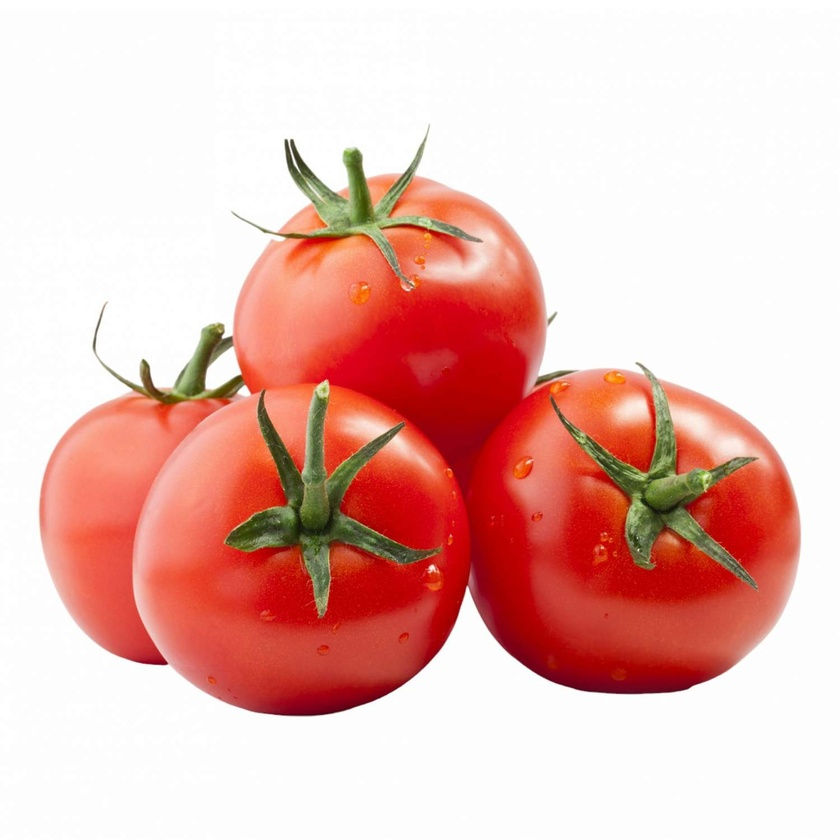
#> input picture 01_sandbox/tomatoes.jpg, 840 x 840 px, shrunk from 1500 x 1500 before the run
$ python 'tomatoes segmentatoin.py'
#> lines starting #> are read from the running program, lines starting #| are printed output that depends on the picture; after the words box and inside, x2 and y2 are one past the last pixel; in counts of white or black regions, pixels touching at a corner belong together
import cv2
import matplotlib.pyplot as plt

t = cv2.imread('tomatoes.jpg')
#> t is the input picture: shape (840, 840, 3); mean B, G, R 180.4, 187, 233.3
tomatoes = cv2.cvtColor(t, cv2.COLOR_BGR2HSV)
#> tomatoes: shape (840, 840, 3); mean H, S, V 14.2, 69, 233.8

h, s, v = cv2.split(tomatoes)
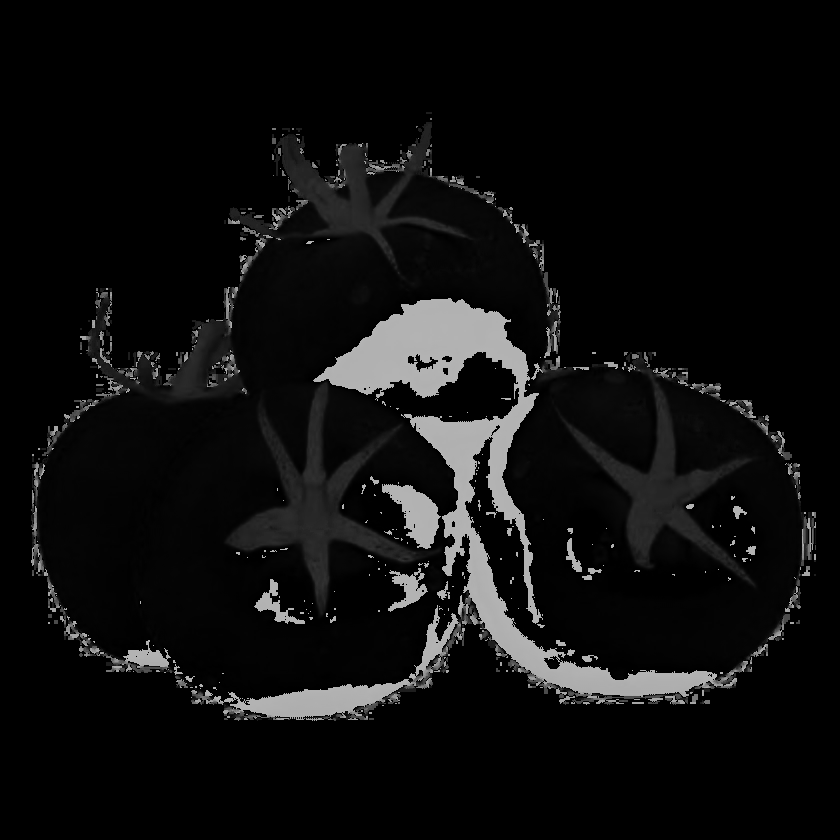
#> h: shape (840, 840); min 0, max 179, mean 14.2
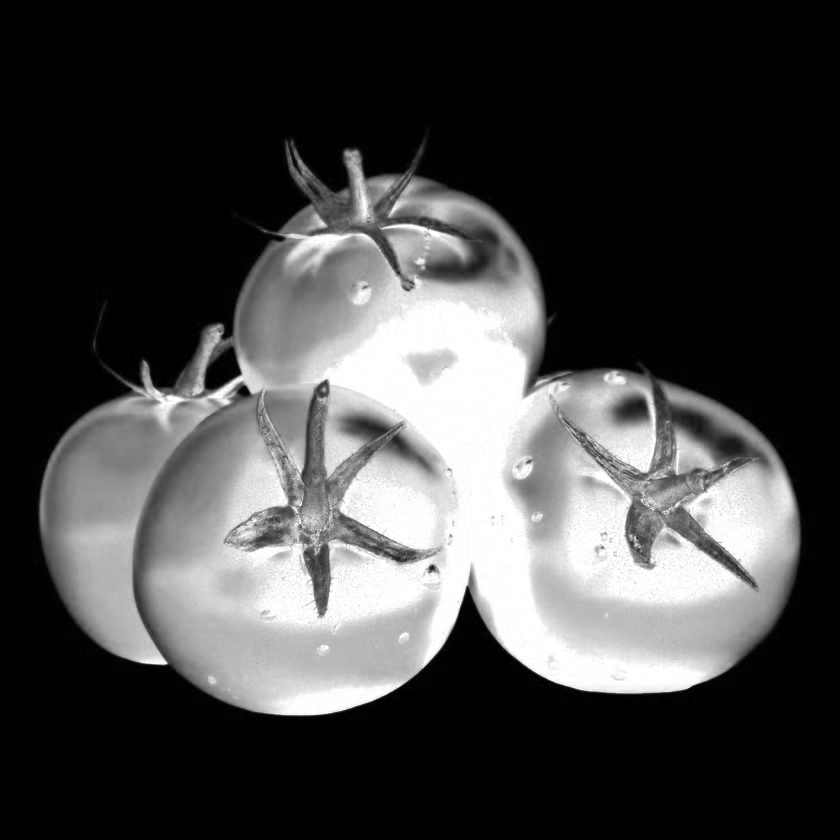
#> s: shape (840, 840); min 0, max 255, mean 69
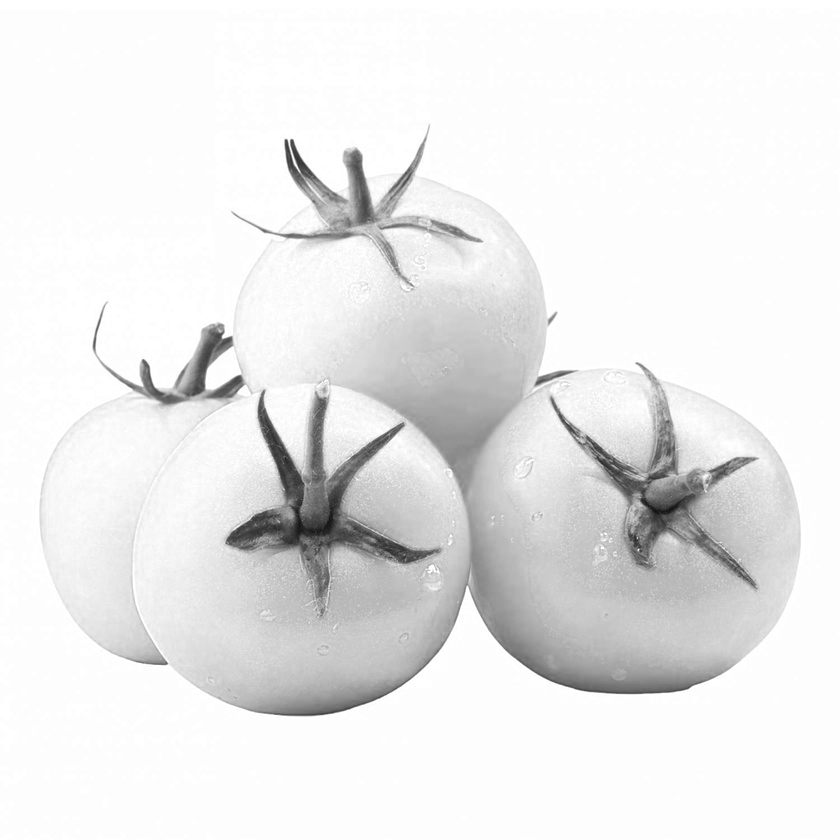
#> v: shape (840, 840); min 17, max 255, mean 233.8
# Красный (два диапазона, так как тон зациклен)
light_red1 = (0, 50, 50)
dark_red1 = (10, 255, 255)
light_red2 = (160, 50, 50)
dark_red2 = (180, 255, 255)

# Зелёный
light_green = (40, 50, 50)
dark_green = (80, 255, 255)

mask = cv2.inRange(tomatoes, light_red1, dark_red1) + \
       cv2.inRange(tomatoes, light_red2, dark_red2) + \
       cv2.inRange(tomatoes, light_green, dark_green)
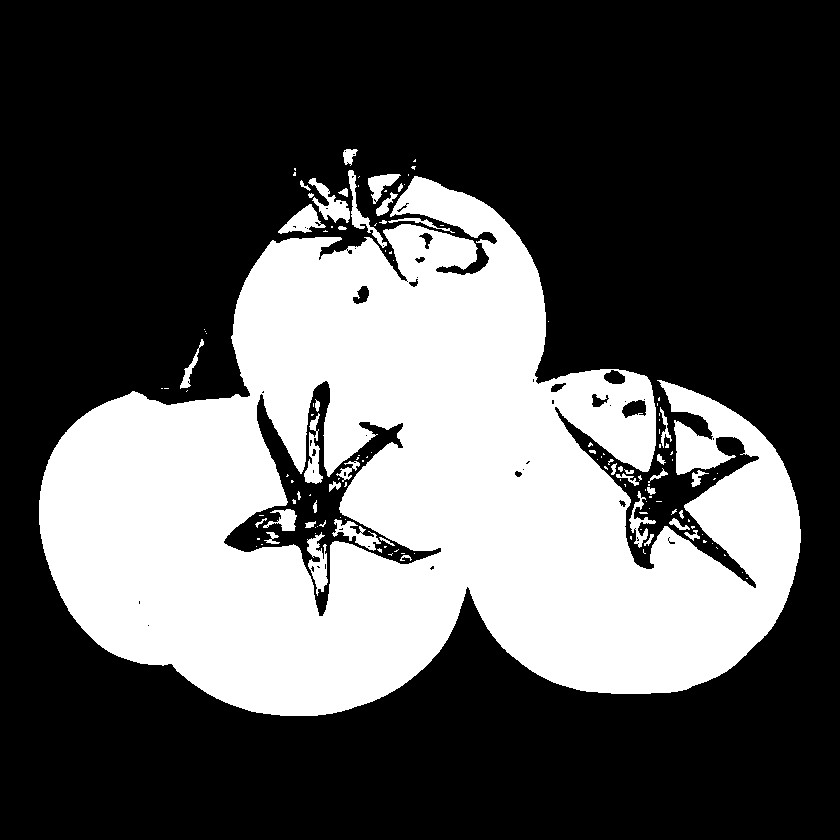
#> mask: shape (840, 840); 33.7% white; 136 white regions (92 under 20 px), largest, box (x1, y1, x2, y2) and area: (39, 176, 801, 716) 230102, (308, 178, 350, 223) 718, (307, 532, 328, 596) 702
result = cv2.bitwise_and(tomatoes, tomatoes, mask=mask)
#> result: shape (840, 840, 3); mean H, S, V 10.3, 63.4, 71.1

res_bgr = cv2.cvtColor(result, cv2.COLOR_HSV2BGR)
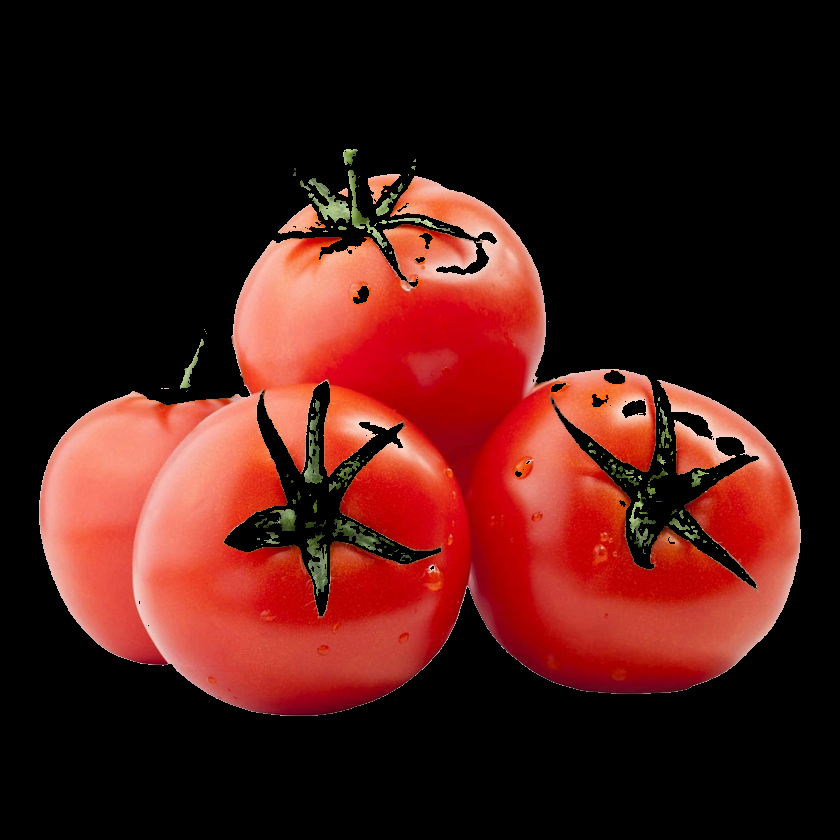
#> res_bgr: shape (840, 840, 3); mean B, G, R 20.3, 25, 70.9
cv2.imshow('Before', t)
cv2.imshow('After', res_bgr)

cv2.waitKey(0)
cv2.destroyAllWindows()

$ run again, with 01_sandbox/apples.jpg copied over 01_sandbox/tomatoes.jpg
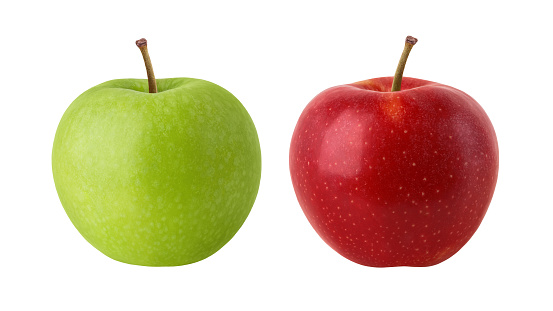
#> input picture 01_sandbox/apples.jpg, 553 x 311 px
#> t is the input picture: shape (311, 553, 3); mean B, G, R 176.6, 200.6, 219.6
#> tomatoes: shape (311, 553, 3); mean H, S, V 28.9, 72.5, 224.4
#> `mask = cv2.inRange(tomatoes, light_red1, dark_red1) + \ cv2.inRange(to..`:
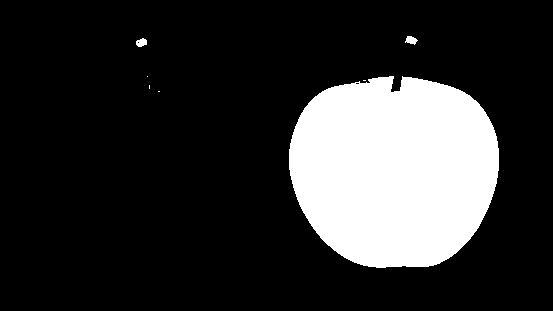
#> mask: shape (311, 553); 19% white; 7 white regions (4 under 20 px), largest, box (x1, y1, x2, y2) and area: (289, 76, 499, 268) 32476, (405, 36, 418, 45) 74, (136, 38, 147, 47) 72
#> result: shape (311, 553, 3); mean H, S, V 19.3, 37.5, 31.6
#> `res_bgr = cv2.cvtColor(result, cv2.COLOR_HSV2BGR)`:
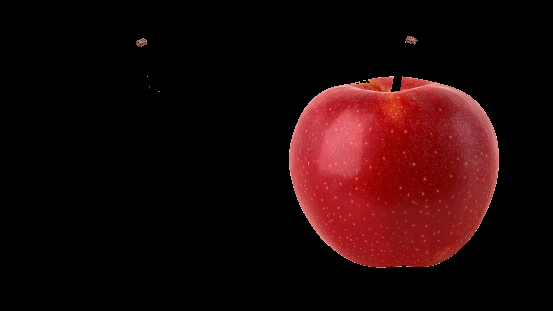
#> res_bgr: shape (311, 553, 3); mean B, G, R 8.3, 7.8, 31.6
